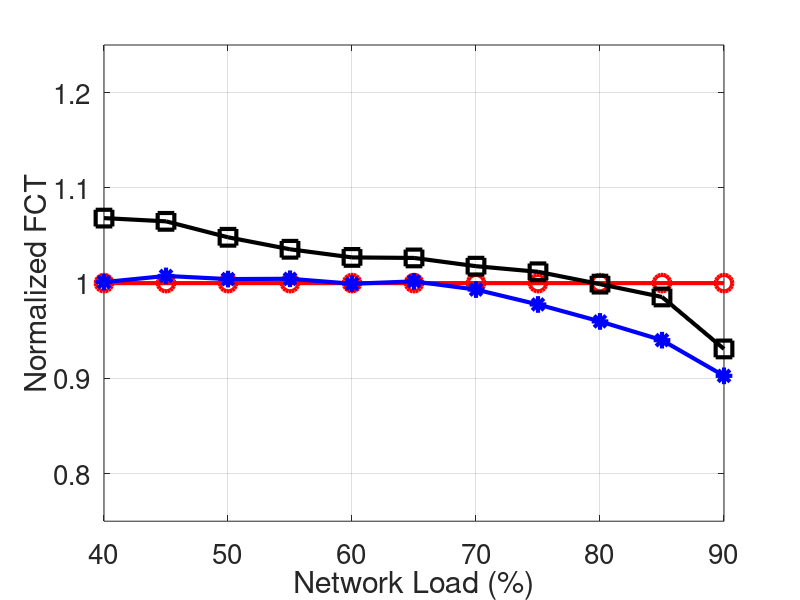

Source code (MATLAB):
clear
clc

x=[
0.4,
0.45,
0.5,
0.55,
0.6,
0.65,
0.7,
0.75,
0.8,
0.85,
0.9
];

k_80=[
1
1
1
1
1
1
1
1
1
1
1
];

k_22=[
1.068252327
1.064849624
1.048101266
1.035525321
1.026972353
1.026426426
1.017763845
1.011873351
0.998922414
0.985449358
0.930879521
];

bcc=[
1.001034126
1.007518797
1.004219409
1.004535147
0.999325691
1.001801802
0.993207941
0.977572559
0.959770115
0.940085592
0.902632142
];

figure(1);
width=900;
height=480;
left=100;
bottem=0;

plot(x * 100,k_80,'-ro','LineWidth',3,...
    'MarkerSize',12);
hold on;
plot(x * 100,k_22,'-ks','LineWidth',3,...
    'MarkerSize',12);
hold on;
plot(x * 100,bcc,'-b*','LineWidth',3,...
    'MarkerSize',12);
hold on;

xlabel('Network Load (%)','FontSize', 20)
ylabel('Normalized FCT','FontSize', 20);
set(gca, 'FontSize', 20, 'xtick',[40,50,60,70,80,90], 'ytick',[0.8, 0.9, 1, 1.1, 1.2]); % set font size of tick labels
axis([40,90,0.75,1.25]);
grid on;
hold off;
